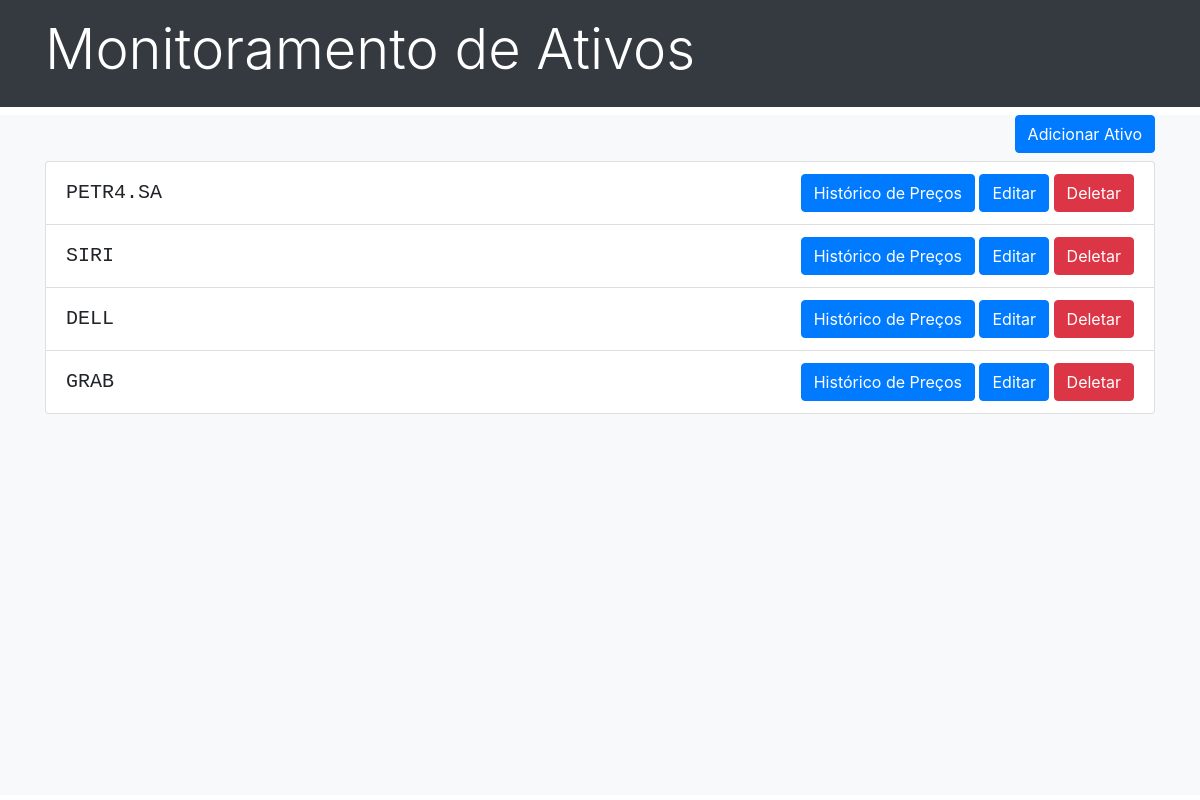
Before: / with the older database file.
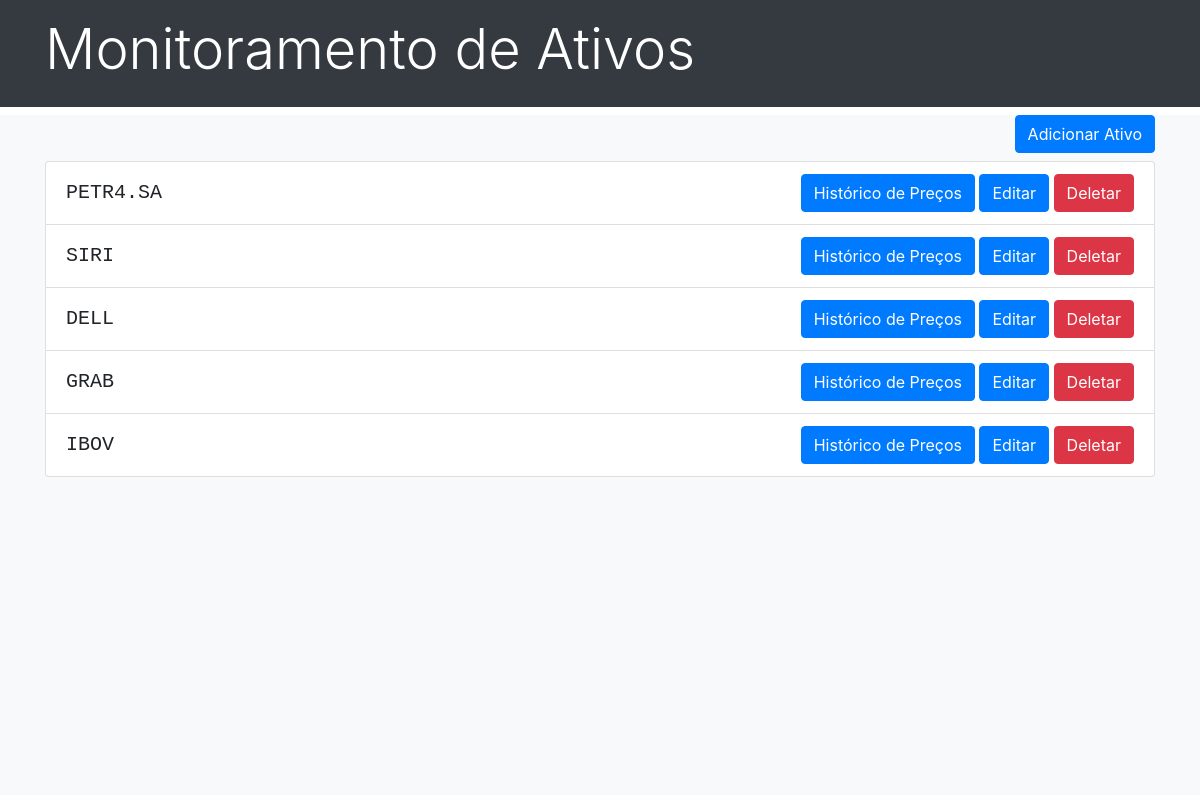
After: the same page with the newer database file.
### dashboard/models.py (models this page shows, shortened)
class Asset(models.Model):
    ticker = models.CharField(max_length=10, unique=True)
    lower_tunnel = models.DecimalField(max_digits=10, decimal_places=2)
    upper_tunnel = models.DecimalField(max_digits=10, decimal_places=2)
    check_period = models.IntegerField()

### dashboard/views.py (the view)
# urls.py: path('', views.asset_list, name='asset_list'),
def asset_list(request):
    assets = Asset.objects.all()
    return render(request, 'asset_list.html', {'assets': assets})

### dashboard/templates/asset_list.html (shortened to what this page needs)
{% extends 'index.html' %} {% load static %} {% block content %}
<div class="container" style="height: 100%">
  <div class="row" style="height: 100%">
    <div class="col">
      <div class="d-flex justify-content-end">
        <a class="btn btn-primary mb-2" role="button" href="{% url 'asset_create' %}"
          >Adicionar Ativo</a
        >
      </div>
      <ul class="list-group">
        {% for asset in assets %}
        <li
          class="list-group-item d-flex justify-content-between align-items-center"
        >
          <h5 class="text-monospace mx-0 my-0">{{ asset.ticker }}</h5>
          <div>
            <a
              class="btn btn-primary"
              role="button"
              href="{% url 'price_history' asset.pk %}"
              >Histórico de Preços</a
            >
            <a
              class="btn btn-primary"
              role="button"
              href="{% url 'asset_update' asset.pk %}"
              >Editar</a
            >
            <form
              action="{% url 'asset_delete' asset.pk %}"
              method="post"
              style="display: inline"
            >
              <button type="submit" class="btn btn-danger">Deletar</button>
            </form>
          </div>
        </li>
        {% endfor %}
      </ul>
    </div>
  </div>
</div>
{% endblock %}

Changed rows visible on the page:
added Asset: ticker "IBOV"
